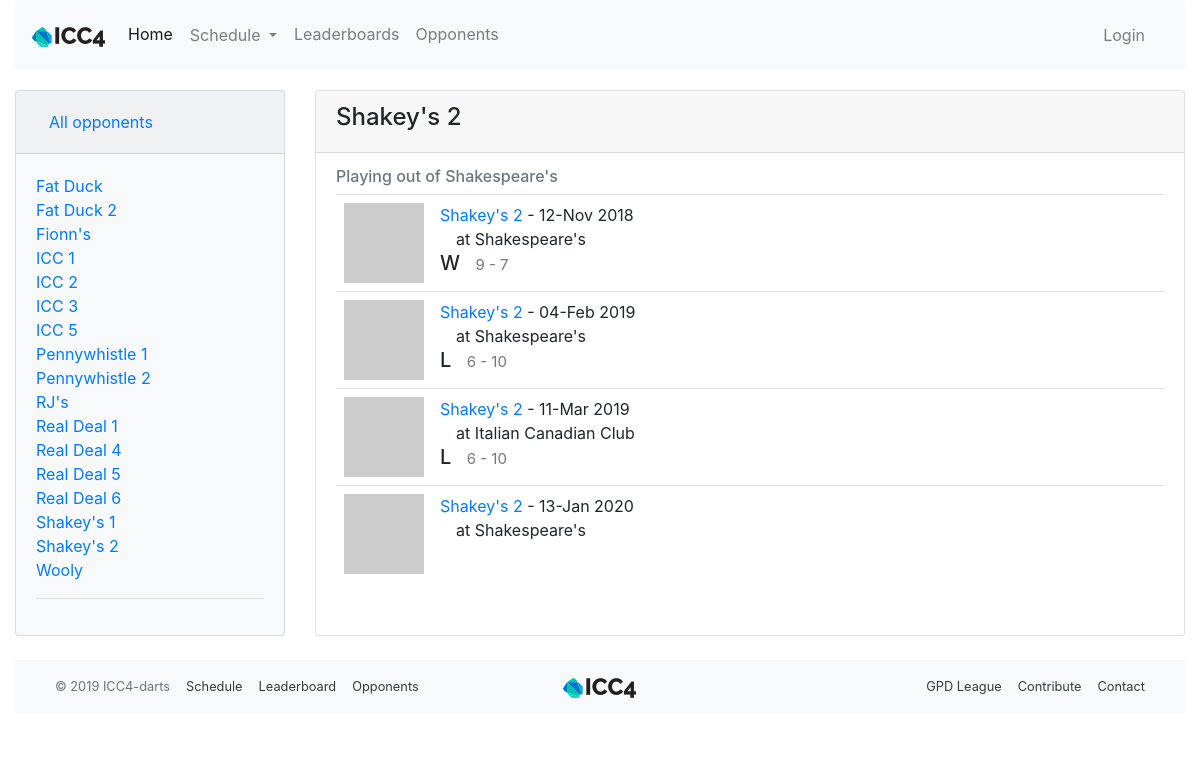
Screenshot of /opponent/9 with the database file from the repository.
### app/models.py (models this page shows, shortened)
class Team(db.Model):
    id = db.Column(db.Integer, primary_key=True)
    name = db.Column(db.String(64), index=True, unique=True)
    home_location = db.Column(db.String(64), index=True)
    address = db.Column(db.String(128), index=True)
    matches = db.relationship('Match', back_populates='opponent', lazy='dynamic')
    def avatar(self, size):
        digest = md5(self.name.lower().encode('utf-8')).hexdigest()
        return 'https://www.gravatar.com/avatar/{}?d=wavatar&s={}'.format(
            digest, size)

class Match(db.Model):
    id = db.Column(db.Integer, primary_key=True)
    opponent_id = db.Column(db.Integer, db. ForeignKey('team.id'))
    opponent = db.relationship('Team', back_populates='matches')
    date = db.Column(db.Date, index=True, default=date.today())
    location = db.Column(db.String(64))
    home_away = db.Column(db.String(32), index=True)
    match_type = db.Column(db.String(32), index=True)
    games = db.relationship('Game', back_populates='match', lazy='dynamic')
    team_score = db.Column(db.Integer, index=True)
    opponent_score = db.Column(db.Integer, index=True)
    win = db.Column(db.Boolean, index=True, default=None)
    overtime = db.Column(db.Boolean, index=True, default=False)
    match_summary = db.Column(db.String(512))
    food = db.Column(db.String(128))
    season_id = db.Column(db.Integer, db. ForeignKey('season.id'))
    season = db.relationship('Season', back_populates='matches')
    match_stats = db.relationship('MatchStats', uselist=False, back_populates='match')
    high_scores = db.relationship('HighScore', back_populates='match', lazy='dynamic')
    low_scores = db.relationship('LowScore', back_populates='match', lazy='dynamic')
    checked_players = association_proxy('checked_players_association', 'player')
    reminder_email_sent = db.Column(db.Date)

### app/main/routes.py (the view)
@bp.route('/opponent',  methods=['GET', 'POST'], defaults={'id': None})
@bp.route('/opponent/<id>',  methods=['GET', 'POST'])
def opponent(id):
    opponent = Team.query.filter_by(id=id).first()
    matches = Match.query.filter_by(opponent=opponent).order_by(Match.date).all()
    all_teams = Team.query.order_by(Team.name).all()
    return render_template('opponent.html', opponent=opponent, all_teams=all_teams, matches=matches)

### app/main/routes.py (called while the page is built)
@bp.before_request
def before_request():
    g.all_seasons = Season.query.order_by(Season.start_date.desc()).all()

### app/templates/opponent.html (shortened to what this page needs)
{% extends "base.html" %}
{% import 'bootstrap/wtf.html' as wtf %}
{% block app_content %}
<div class="row">
  <div class="col-md-3">
    <div id="accordion">
      <div class="card bg-light">
        <div class="card-header" id="headingOne">
          <h5 class="mb-0">
            <button class="btn btn-link" data-toggle="collapse" data-target="#collapseOne" aria-expanded="true" aria-controls="collapseOne">
              All opponents
            </button>
          </h5>
        </div>
        <div id="collapseOne" class="collapse show" aria-labelledby="headingOne" data-parent="#accordion">
          <div class="card-body">
            <ul class="list-unstyled">
            {% for team in all_teams %}
              <li>
                <a href="{{ url_for('main.opponent', id=team.id) }}">{{ team.name }}</a>
              </li>
            {% endfor %}
            </ul>
            <hr>
          </div>
        </div>
      </div>
    </div>
  </div>
  <div class="col-md-9">
    <div class="card h-100">
      {% if opponent %}
      <div class="card-header"><h4>{{ opponent.name }}</h4></div>
      <div class="card-body">
      <h6 class="card-subtitle mb-2 text-muted">Playing out of {{ opponent.home_location }}</h6>
        <table class="table table-hover">
        {% for match in matches %}
          {% include '_match.html' %}
        {% endfor %}
        </table>
      </div>
      {% else %}
      <div class="card-header"><h4>Opponent</h4></div>
      <div class="card-body">
      <h6 class="card-subtitle text-muted">Select an opponent from the left</h6>
      </div>
      {% endif %}
    </div>
  </div>
</div>
{% endblock %}

### app/templates/_match.html (shortened to what this page needs)
<div class="match-card">
    <div class="team-avatar">
        <img src="{{ match.opponent.avatar(70) }}">
    </div>
    <div class="team-info">
        <a href="{{ url_for('main.opponent', id=match.opponent_id) }}">
            {{ match.opponent.name }}
        </a>
        - {{ match.date.strftime('%d-%b %Y') }}
        <br>
        {% if match.home_away == 'away' %}
        &emsp;at {{ match.opponent.home_location }}
        {% else %}
        &emsp;at Italian Canadian Club
        {% endif %}
        {% if match.win != None %}
        <h5>{% if match.win == True %}W{% else %}L{% endif %}&ensp;
            <small>{{ match.team_score }} - {{ match.opponent_score }}</small>
        </h5>
        {% else %}
        <h5>&ensp;</h5>
        {% endif %}
    </div>
</div>

### app/static/css/main.css (style rules this page uses)
html { font-size: 100%; }
.match-card { border-top: 1px solid rgba(0,0,0,.125); text-decoration: none; display: block; position:relative; }
.team-avatar { display: inline-block; float: left; padding: 8px; }
.team-info { display:inline-block; padding: 8px; z-index: 2; position:relative; }

### rows the page displays
Team: name "Fat Duck"
Team: name "Fat Duck 2"
Team: name "Fionn's"
Team: name "ICC 1"
Team: name "ICC 2"
Team: name "ICC 3"
Team: name "ICC 5"
Team: name "Pennywhistle 1"
Team: name "Pennywhistle 2"
Team: name "RJ's"
Team: name "Real Deal 1"
Team: name "Real Deal 4"
Team: name "Real Deal 5"
Team: name "Real Deal 6"
Team: name "Shakey's 1"
Team: name "Shakey's 2", home_location "Shakespeare's"
Team: name "Wooly"
Match: opponent.name "Shakey's 2", date "12-Nov 2018", opponent.home_location "Shakespeare's", win "W", team_score "9", opponent_score "7"
Match: opponent.name "Shakey's 2", date "04-Feb 2019", opponent.home_location "Shakespeare's", win "L", team_score "6", opponent_score "10"
Match: opponent.name "Shakey's 2", date "11-Mar 2019", home_away "at Italian Canadian Club", win "L", team_score "6", opponent_score "10"
Match: opponent.name "Shakey's 2", date "13-Jan 2020", opponent.home_location "Shakespeare's"
